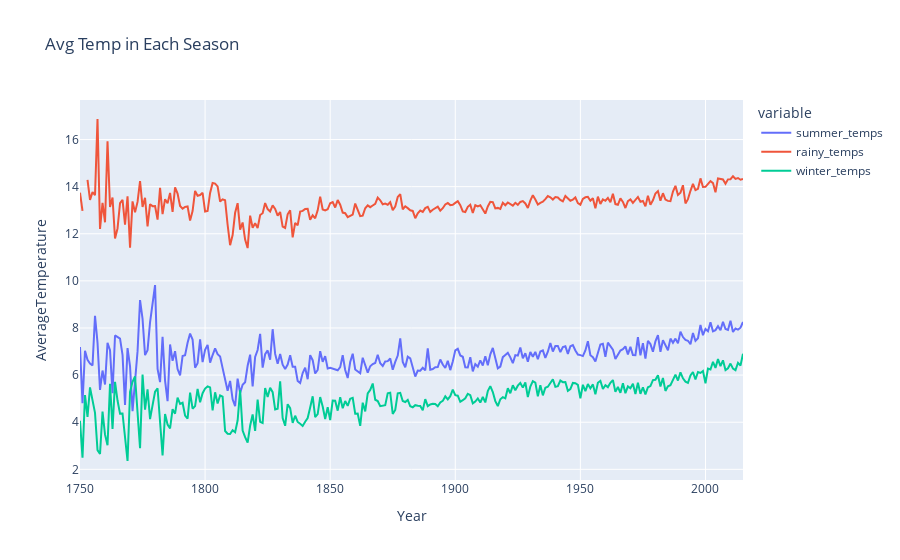

Notebook source saved alongside this figure:
### Code cell
fig = px.line(season_temp, x='year', y= ['summer_temps', 'rainy_temps', 'winter_temps'], 
              title='Avg Temp in Each Season', labels=dict(year='Year', value='AverageTemperature'))
fig.show()

### Figure 1 — Plotly figure (JSON) as saved in the notebook; plotly's stock layout.template omitted (floating-point values rounded to 4 significant figures; data arrays with more than 128 entries replaced by an {"elided": "..."} marker saying what was removed)
{"data": [{"hovertemplate": "variable=summer_temps<br>Year=%{x}<br>AverageTemperature=%{y}<extra></extra>", "legendgroup": "summer_temps", "line": {"color": "#636efa", "dash": "solid"}, "marker": {"symbol": "circle"}, "mode": "lines", "name": "summer_temps", "orientation": "v", "showlegend": true, "type": "scatter", "x": {"elided": "266 int values"}, "xaxis": "x", "y": {"elided": "266 float values"}, "yaxis": "y"}, {"hovertemplate": "variable=rainy_temps<br>Year=%{x}<br>AverageTemperature=%{y}<extra></extra>", "legendgroup": "rainy_temps", "line": {"color": "#EF553B", "dash": "solid"}, "marker": {"symbol": "circle"}, "mode": "lines", "name": "rainy_temps", "orientation": "v", "showlegend": true, "type": "scatter", "x": {"elided": "266 int values"}, "xaxis": "x", "y": {"elided": "266 float values"}, "yaxis": "y"}, {"hovertemplate": "variable=winter_temps<br>Year=%{x}<br>AverageTemperature=%{y}<extra></extra>", "legendgroup": "winter_temps", "line": {"color": "#00cc96", "dash": "solid"}, "marker": {"symbol": "circle"}, "mode": "lines", "name": "winter_temps", "orientation": "v", "showlegend": true, "type": "scatter", "x": {"elided": "266 int values"}, "xaxis": "x", "y": {"elided": "266 float values"}, "yaxis": "y"}], "layout": {"legend": {"title": {"text": "variable"}, "tracegroupgap": 0}, "title": {"text": "Avg Temp in Each Season"}, "xaxis": {"anchor": "y", "domain": [0, 1], "title": {"text": "Year"}}, "yaxis": {"anchor": "x", "domain": [0, 1], "title": {"text": "AverageTemperature"}}}}
